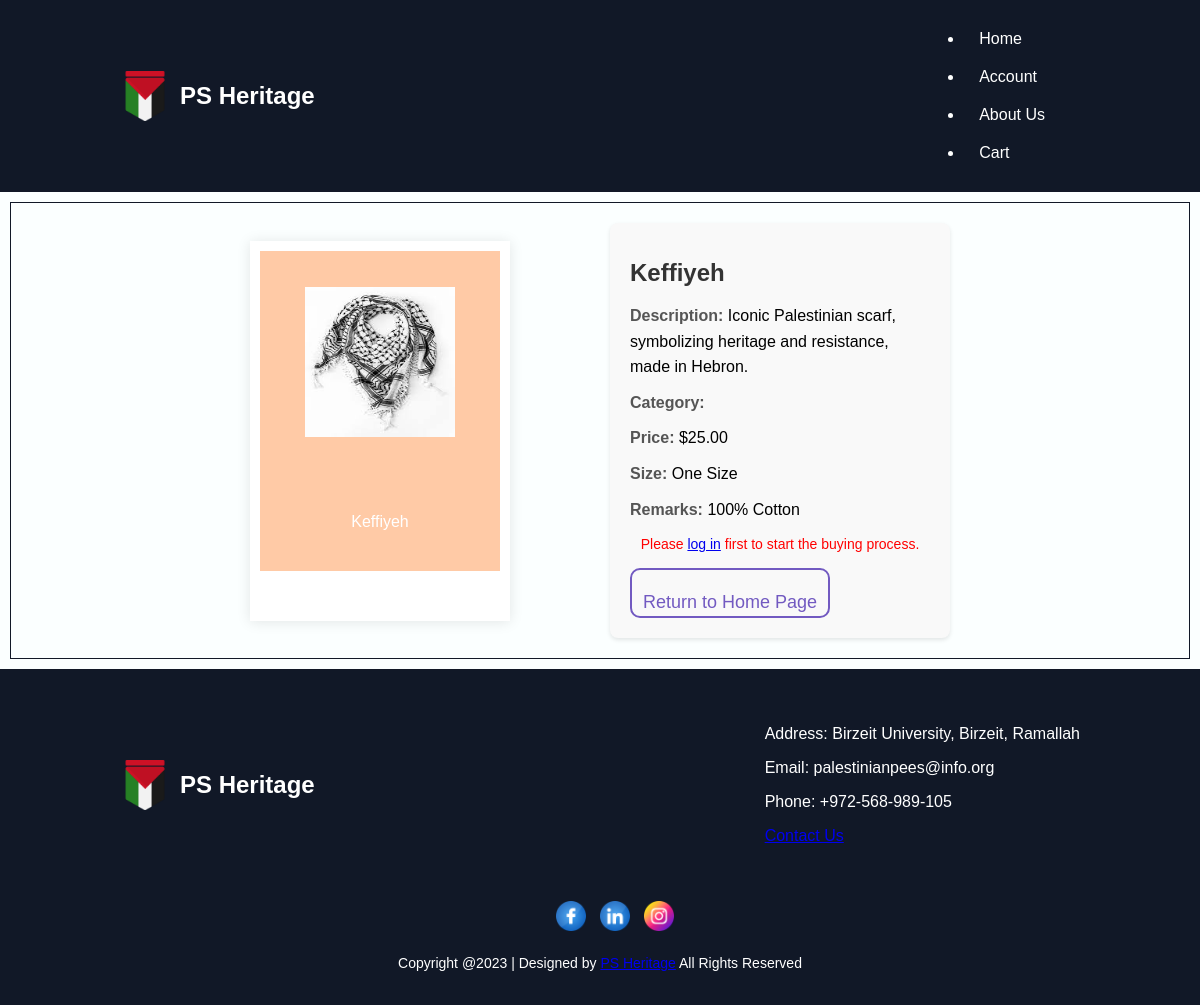
/productdetails.php?id=5, run on the app's committed database.
### tables this page shows
CREATE TABLE `productimages` (
  `ImageID` int(11) NOT NULL,
  `ProductID` int(11) NOT NULL,
  `ImagePath` varchar(255) NOT NULL
);

CREATE TABLE `products` (
  `ProductID` int(11) NOT NULL,
  `Name` varchar(255) NOT NULL,
  `Description` text NOT NULL,
  `Category` enum('New Arrival','On Sale','Featured','High Demand','Normal') DEFAULT 'Normal',
  `Price` decimal(10,2) NOT NULL,
  `Size` varchar(100) DEFAULT NULL,
  `Remarks` text DEFAULT NULL
);

### productdetails.php (the view, shortened to what this page needs)
<?php
include "header.php";
$userId = isset($_SESSION['userid']) ? $_SESSION['userid'] : null;
if (isset($_GET['id']) && !empty(trim($_GET['id']))) {
    $query = "SELECT * FROM Products WHERE ProductID = :productid";
    if ($stmt = $pdo->prepare($query)) {
        $stmt->bindParam(':productid', $param_id);
        $param_id = trim($_GET['id']);
        if ($stmt->execute()) {
            if ($stmt->rowCount() == 1) {
                $product = $stmt->fetch(PDO::FETCH_ASSOC);
                $imagesQuery = "SELECT ImagePath FROM ProductImages WHERE ProductID = :productid";
                if ($imagesStmt = $pdo->prepare($imagesQuery)) {
                    $imagesStmt->bindParam(':productid', $param_id);
                    if ($imagesStmt->execute()) {
                        $images = $imagesStmt->fetchAll(PDO::FETCH_ASSOC);
                    } else {
                        $images = [];
                    }
                }
            } else {
                echo "Error: No product found with that ID.";
                $product = null;
            }
        } else {
            echo "Error: Could not execute the query.";
            $product = null;
        }
    } else {
        echo "Error: Could not prepare the query.";
        $product = null;
    }
} else {
    echo "Error: Product ID is not specified.";
    $product = null;
}
?>
<!DOCTYPE html>
<html lang="en">
<head>
    <link rel="stylesheet" href="headerandfooter.css">
</head>
<body>
    <div class="product-container">
        <?php if (isset($product) && $product != null) : ?>
            <div class="center-wrapper">
                <div class="pcard">
                    <div class="image">
                        <?php foreach ($images as $image) : ?>
                            <img src="<?php echo htmlspecialchars($image['ImagePath']); ?>" alt="Product Image" width="150" height="150">
                        <?php endforeach; ?>
                        <span class="text"><?php echo htmlspecialchars($product['Name']); ?></span>
                    </div>
                </div>
                <div class="product-details">
                    <h1 class="product-title"><?php echo htmlspecialchars($product['Name']); ?></h1>
                    <ul class="details-list">
                        <li><strong>Description:</strong> <?php echo htmlspecialchars($product['Description']); ?></li>
                        <li><strong>Category:</strong> <?php echo htmlspecialchars($product['Category']); ?></li>
                        <li><strong>Price:</strong> $<?php echo htmlspecialchars($product['Price']); ?></li>
                        <li><strong>Size:</strong> <?php echo htmlspecialchars($product['Size']); ?></li>
                        <li><strong>Remarks:</strong> <?php echo htmlspecialchars($product['Remarks']); ?></li>
                    </ul>
                    <?php if ($userId) :
                    ?>
                        <form action="cart.php" method="GET">
                            <input type="hidden" name="id" value="<?php echo $product['ProductID']; ?>">
                            <label for="quantity">Quantity:</label>
                            <input type="number" id="quantity" name="quantity" value="1" min="1" required>
                            <br>
                            <button type="submit" class="custom-button">Add To Cart</button>
                        </form>
                        <form action="orderProduct.php" method="GET">
                            <input type="hidden" name="id" value="<?php echo $product['ProductID']; ?>">
                            <input type="hidden" id="quantity" name="quantity" value="1">
                            <button type="submit" class="custom-button">Order Directly</button>
                        </form>
                    <?php else : ?>
                        <p class="error">Please <a href="log.php">log in</a> first to start the buying process.</p>
                    <?php endif; ?>
                    <a href="home.php"><button class="custom-button">Return to Home Page</button></a>
                </div>
            <?php else : ?>
                <p>Product details not found.</p>
            <?php endif; ?>
            </div>
    </div>
</body>
</html>
<?php
include "footer.php";
?>

### headerandfooter.css (style rules this page uses)
body { margin: 0; padding: 0; font-family: Arial, sans-serif; background-color: #FBFFFF }
.text { color: #ffffff; line-height: 1.5; }
.product-container { border: 1px solid rgba(17, 24, 39, 1); margin: 10px; padding: 10px; box-sizing: border-box; height: max-content; }
.custom-button { width: 200px; height: 50px; padding-top: 20px; position: relative; display: inline-block; text-align: center; font-size: 18px; text-decoration: none; color: #725AC1; background: transparent; cursor: pointer; transition: ease-out 0.5s; border: 2px solid #725AC1; border-radius: 10px; box-shadow: inset 0 0 0 0 #725AC1; }
.product-container { display: flex; align-items: center; justify-content: center; padding: 20px; gap: 20px; height: 100%; }
.center-wrapper { display: flex; align-items: flex-start; justify-content: center; gap: 100px; }
.pcard { width: 15em; height: 20em; box-shadow: 0px 1px 13px rgba(0, 0, 0, 0.1); align-items: center; justify-content: center; background: #fff; padding: 10px; padding-bottom: 50px; margin: auto; }
.image { background: #ffcaa6; width: 100%; height: 100%; display: grid; place-items: center; }
.product-details { overflow:hidden; background: #f9f9f9; padding: 20px; border-radius: 8px; box-shadow: 0 2px 4px rgba(0,0,0,0.1); max-width: 300px; margin: auto; }
.product-title { font-size: 1.5em; color: #333; margin-bottom: 16px; }
.details-list { list-style: none; padding: 0; margin: 0; }
.details-list li { margin-bottom: 10px; line-height: 1.6; font-size: 1em; }
.details-list strong { color: #555; font-weight: bold; }
.error { color: #ff0000; font-size: 0.875rem; margin-bottom: 1rem; text-align: center; }

### data on the page
productimages: ImagePath (picture)
products: Name "Keffiyeh", Description "Iconic Palestinian scarf, symbolizing heritage and resistance, made in Hebron.", Price "25.00", Size "One Size", Remarks "100% Cotton"
